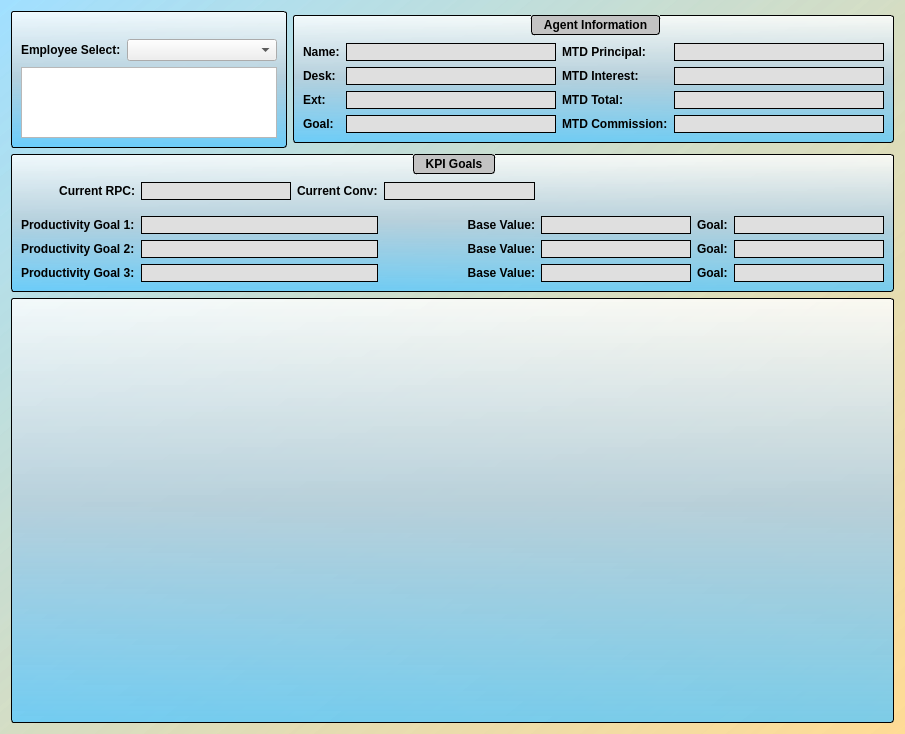
<?xml version="1.0" encoding="UTF-8"?>
<ui version="4.0">
 <class>agentDetailsMain</class>
 <widget class="QDialog" name="agentDetailsMain">
  <property name="geometry">
   <rect>
    <x>0</x>
    <y>0</y>
    <width>905</width>
    <height>734</height>
   </rect>
  </property>
  <property name="windowTitle">
   <string>Agent Details</string>
  </property>
  <property name="windowIcon">
   <iconset>
    <normaloff>Meduit_logo.ico</normaloff>Meduit_logo.ico</iconset>
  </property>
  <property name="styleSheet">
   <string notr="true">QDialog{
	background-color: qlineargradient(spread:pad, x1:1, y1:1, x2:0, y2:0.011, stop:0 rgba(255, 218, 144, 200), stop:1 rgba(129, 213, 255, 126));
}
QWidget{
	font: 11pt &quot;Corbel&quot;;
	font-weight: bold;
}
QGroupBox{
	background-color: qlineargradient(spread:pad, x1:0.5, y1:0, x2:0.5, y2:1, stop:0 rgba(255, 255, 255, 209), stop:0.485876 rgba(181, 207, 220, 239), stop:1 rgba(85, 199, 255, 196));
	border: 1px solid black;
	border-radius: 3px;
	margin-top: 1ex;
	padding-top: 18;
	font: 11pt &quot;Corbel&quot;;
	font-weight: bold;
}
QGroupBox::title{
	background-color: rgb(195, 195, 195);
	border: 1px solid black;
	border-radius: 3px;
	padding: 2 10px;
	subcontrol-origin: margin;
	subcontrol-position: top;
	font: 11pt &quot;Corbel&quot;;
	font-weight: bold;
}
QLineEdit{
	background-color: rgb(223, 223, 223);
	border: 1px solid black;
	font: 10pt &quot;MS Shell Dlg 2&quot;;
}
QTextEdit{
	font: 12pt &quot;Corbel&quot;;
}
QStatusBar{
	font: 10pt &quot;MS Shell Dlg 2&quot;;
}</string>
  </property>
  <layout class="QGridLayout" name="gridLayout_2">
   <item row="1" column="0" colspan="2">
    <widget class="QGroupBox" name="groupBox">
     <property name="sizePolicy">
      <sizepolicy hsizetype="Preferred" vsizetype="Maximum">
       <horstretch>0</horstretch>
       <verstretch>0</verstretch>
      </sizepolicy>
     </property>
     <property name="title">
      <string>KPI Goals</string>
     </property>
     <layout class="QGridLayout" name="gridLayout_3">
      <item row="3" column="4">
       <widget class="QLineEdit" name="agentBase1">
        <property name="sizePolicy">
         <sizepolicy hsizetype="Preferred" vsizetype="Fixed">
          <horstretch>0</horstretch>
          <verstretch>0</verstretch>
         </sizepolicy>
        </property>
        <property name="readOnly">
         <bool>true</bool>
        </property>
       </widget>
      </item>
      <item row="4" column="3">
       <widget class="QLabel" name="label_14">
        <property name="sizePolicy">
         <sizepolicy hsizetype="Preferred" vsizetype="Preferred">
          <horstretch>0</horstretch>
          <verstretch>0</verstretch>
         </sizepolicy>
        </property>
        <property name="text">
         <string>Base Value:</string>
        </property>
        <property name="alignment">
         <set>Qt::AlignRight|Qt::AlignTrailing|Qt::AlignVCenter</set>
        </property>
       </widget>
      </item>
      <item row="5" column="3">
       <widget class="QLabel" name="label_16">
        <property name="sizePolicy">
         <sizepolicy hsizetype="Preferred" vsizetype="Preferred">
          <horstretch>0</horstretch>
          <verstretch>0</verstretch>
         </sizepolicy>
        </property>
        <property name="text">
         <string>Base Value:</string>
        </property>
        <property name="alignment">
         <set>Qt::AlignRight|Qt::AlignTrailing|Qt::AlignVCenter</set>
        </property>
       </widget>
      </item>
      <item row="5" column="5">
       <widget class="QLabel" name="label_19">
        <property name="sizePolicy">
         <sizepolicy hsizetype="Maximum" vsizetype="Preferred">
          <horstretch>0</horstretch>
          <verstretch>0</verstretch>
         </sizepolicy>
        </property>
        <property name="text">
         <string>Goal:</string>
        </property>
       </widget>
      </item>
      <item row="0" column="0">
       <widget class="QLabel" name="label_9">
        <property name="sizePolicy">
         <sizepolicy hsizetype="Preferred" vsizetype="Preferred">
          <horstretch>0</horstretch>
          <verstretch>0</verstretch>
         </sizepolicy>
        </property>
        <property name="text">
         <string>Current RPC:</string>
        </property>
        <property name="alignment">
         <set>Qt::AlignRight|Qt::AlignTrailing|Qt::AlignVCenter</set>
        </property>
       </widget>
      </item>
      <item row="3" column="0">
       <widget class="QLabel" name="label_11">
        <property name="sizePolicy">
         <sizepolicy hsizetype="Maximum" vsizetype="Preferred">
          <horstretch>0</horstretch>
          <verstretch>0</verstretch>
         </sizepolicy>
        </property>
        <property name="text">
         <string>Productivity Goal 1:</string>
        </property>
       </widget>
      </item>
      <item row="5" column="1" colspan="2">
       <widget class="QLineEdit" name="agentDesc3">
        <property name="sizePolicy">
         <sizepolicy hsizetype="MinimumExpanding" vsizetype="Fixed">
          <horstretch>0</horstretch>
          <verstretch>0</verstretch>
         </sizepolicy>
        </property>
        <property name="readOnly">
         <bool>true</bool>
        </property>
       </widget>
      </item>
      <item row="3" column="6">
       <widget class="QLineEdit" name="agentGoal1">
        <property name="sizePolicy">
         <sizepolicy hsizetype="Preferred" vsizetype="Fixed">
          <horstretch>0</horstretch>
          <verstretch>0</verstretch>
         </sizepolicy>
        </property>
        <property name="readOnly">
         <bool>true</bool>
        </property>
       </widget>
      </item>
      <item row="3" column="3">
       <widget class="QLabel" name="label_15">
        <property name="sizePolicy">
         <sizepolicy hsizetype="Preferred" vsizetype="Preferred">
          <horstretch>0</horstretch>
          <verstretch>0</verstretch>
         </sizepolicy>
        </property>
        <property name="text">
         <string>Base Value:</string>
        </property>
        <property name="alignment">
         <set>Qt::AlignRight|Qt::AlignTrailing|Qt::AlignVCenter</set>
        </property>
       </widget>
      </item>
      <item row="5" column="6">
       <widget class="QLineEdit" name="agentGoal3">
        <property name="sizePolicy">
         <sizepolicy hsizetype="Preferred" vsizetype="Fixed">
          <horstretch>0</horstretch>
          <verstretch>0</verstretch>
         </sizepolicy>
        </property>
        <property name="readOnly">
         <bool>true</bool>
        </property>
       </widget>
      </item>
      <item row="3" column="5">
       <widget class="QLabel" name="label_17">
        <property name="sizePolicy">
         <sizepolicy hsizetype="Maximum" vsizetype="Preferred">
          <horstretch>0</horstretch>
          <verstretch>0</verstretch>
         </sizepolicy>
        </property>
        <property name="text">
         <string>Goal:</string>
        </property>
       </widget>
      </item>
      <item row="4" column="6">
       <widget class="QLineEdit" name="agentGoal2">
        <property name="sizePolicy">
         <sizepolicy hsizetype="Preferred" vsizetype="Fixed">
          <horstretch>0</horstretch>
          <verstretch>0</verstretch>
         </sizepolicy>
        </property>
        <property name="readOnly">
         <bool>true</bool>
        </property>
       </widget>
      </item>
      <item row="5" column="4">
       <widget class="QLineEdit" name="agentBase3">
        <property name="sizePolicy">
         <sizepolicy hsizetype="Preferred" vsizetype="Fixed">
          <horstretch>0</horstretch>
          <verstretch>0</verstretch>
         </sizepolicy>
        </property>
        <property name="readOnly">
         <bool>true</bool>
        </property>
       </widget>
      </item>
      <item row="0" column="3">
       <widget class="QLineEdit" name="agentConv">
        <property name="sizePolicy">
         <sizepolicy hsizetype="Preferred" vsizetype="Fixed">
          <horstretch>0</horstretch>
          <verstretch>0</verstretch>
         </sizepolicy>
        </property>
        <property name="readOnly">
         <bool>true</bool>
        </property>
       </widget>
      </item>
      <item row="0" column="2">
       <widget class="QLabel" name="label_10">
        <property name="sizePolicy">
         <sizepolicy hsizetype="Maximum" vsizetype="Preferred">
          <horstretch>0</horstretch>
          <verstretch>0</verstretch>
         </sizepolicy>
        </property>
        <property name="text">
         <string>Current Conv:</string>
        </property>
       </widget>
      </item>
      <item row="4" column="5">
       <widget class="QLabel" name="label_18">
        <property name="sizePolicy">
         <sizepolicy hsizetype="Maximum" vsizetype="Preferred">
          <horstretch>0</horstretch>
          <verstretch>0</verstretch>
         </sizepolicy>
        </property>
        <property name="text">
         <string>Goal:</string>
        </property>
       </widget>
      </item>
      <item row="3" column="1" colspan="2">
       <widget class="QLineEdit" name="agentDesc1">
        <property name="sizePolicy">
         <sizepolicy hsizetype="MinimumExpanding" vsizetype="Fixed">
          <horstretch>0</horstretch>
          <verstretch>0</verstretch>
         </sizepolicy>
        </property>
        <property name="readOnly">
         <bool>true</bool>
        </property>
       </widget>
      </item>
      <item row="5" column="0">
       <widget class="QLabel" name="label_13">
        <property name="sizePolicy">
         <sizepolicy hsizetype="Maximum" vsizetype="Preferred">
          <horstretch>0</horstretch>
          <verstretch>0</verstretch>
         </sizepolicy>
        </property>
        <property name="text">
         <string>Productivity Goal 3:</string>
        </property>
       </widget>
      </item>
      <item row="4" column="1" colspan="2">
       <widget class="QLineEdit" name="agentDesc2">
        <property name="sizePolicy">
         <sizepolicy hsizetype="MinimumExpanding" vsizetype="Fixed">
          <horstretch>0</horstretch>
          <verstretch>0</verstretch>
         </sizepolicy>
        </property>
        <property name="readOnly">
         <bool>true</bool>
        </property>
       </widget>
      </item>
      <item row="4" column="0">
       <widget class="QLabel" name="label_12">
        <property name="sizePolicy">
         <sizepolicy hsizetype="Maximum" vsizetype="Preferred">
          <horstretch>0</horstretch>
          <verstretch>0</verstretch>
         </sizepolicy>
        </property>
        <property name="text">
         <string>Productivity Goal 2:</string>
        </property>
       </widget>
      </item>
      <item row="4" column="4">
       <widget class="QLineEdit" name="agentBase2">
        <property name="sizePolicy">
         <sizepolicy hsizetype="Preferred" vsizetype="Fixed">
          <horstretch>0</horstretch>
          <verstretch>0</verstretch>
         </sizepolicy>
        </property>
        <property name="readOnly">
         <bool>true</bool>
        </property>
       </widget>
      </item>
      <item row="0" column="1">
       <widget class="QLineEdit" name="agentRPC">
        <property name="sizePolicy">
         <sizepolicy hsizetype="Preferred" vsizetype="Fixed">
          <horstretch>0</horstretch>
          <verstretch>0</verstretch>
         </sizepolicy>
        </property>
        <property name="readOnly">
         <bool>true</bool>
        </property>
       </widget>
      </item>
      <item row="1" column="0" rowspan="2" colspan="7">
       <spacer name="verticalSpacer">
        <property name="orientation">
         <enum>Qt::Vertical</enum>
        </property>
        <property name="sizeType">
         <enum>QSizePolicy::Fixed</enum>
        </property>
        <property name="sizeHint" stdset="0">
         <size>
          <width>0</width>
          <height>10</height>
         </size>
        </property>
       </spacer>
      </item>
     </layout>
    </widget>
   </item>
   <item row="0" column="1">
    <widget class="QGroupBox" name="agentDetails">
     <property name="sizePolicy">
      <sizepolicy hsizetype="Preferred" vsizetype="Maximum">
       <horstretch>0</horstretch>
       <verstretch>0</verstretch>
      </sizepolicy>
     </property>
     <property name="title">
      <string>Agent Information</string>
     </property>
     <layout class="QGridLayout" name="gridLayout">
      <item row="2" column="1">
       <widget class="QLineEdit" name="agentDesk">
        <property name="sizePolicy">
         <sizepolicy hsizetype="MinimumExpanding" vsizetype="Fixed">
          <horstretch>0</horstretch>
          <verstretch>0</verstretch>
         </sizepolicy>
        </property>
        <property name="readOnly">
         <bool>true</bool>
        </property>
       </widget>
      </item>
      <item row="4" column="2">
       <widget class="QLabel" name="label_7">
        <property name="sizePolicy">
         <sizepolicy hsizetype="Maximum" vsizetype="Preferred">
          <horstretch>0</horstretch>
          <verstretch>0</verstretch>
         </sizepolicy>
        </property>
        <property name="text">
         <string>MTD Commission:</string>
        </property>
       </widget>
      </item>
      <item row="3" column="2">
       <widget class="QLabel" name="label_6">
        <property name="sizePolicy">
         <sizepolicy hsizetype="Maximum" vsizetype="Preferred">
          <horstretch>0</horstretch>
          <verstretch>0</verstretch>
         </sizepolicy>
        </property>
        <property name="text">
         <string>MTD Total:</string>
        </property>
       </widget>
      </item>
      <item row="0" column="0">
       <widget class="QLabel" name="label">
        <property name="sizePolicy">
         <sizepolicy hsizetype="Maximum" vsizetype="Preferred">
          <horstretch>0</horstretch>
          <verstretch>0</verstretch>
         </sizepolicy>
        </property>
        <property name="text">
         <string>Name:</string>
        </property>
       </widget>
      </item>
      <item row="3" column="1">
       <widget class="QLineEdit" name="agentExt">
        <property name="sizePolicy">
         <sizepolicy hsizetype="MinimumExpanding" vsizetype="Fixed">
          <horstretch>0</horstretch>
          <verstretch>0</verstretch>
         </sizepolicy>
        </property>
        <property name="readOnly">
         <bool>true</bool>
        </property>
       </widget>
      </item>
      <item row="3" column="0">
       <widget class="QLabel" name="label_8">
        <property name="sizePolicy">
         <sizepolicy hsizetype="Maximum" vsizetype="Preferred">
          <horstretch>0</horstretch>
          <verstretch>0</verstretch>
         </sizepolicy>
        </property>
        <property name="text">
         <string>Ext:</string>
        </property>
       </widget>
      </item>
      <item row="0" column="1">
       <widget class="QLineEdit" name="agentName">
        <property name="sizePolicy">
         <sizepolicy hsizetype="MinimumExpanding" vsizetype="Fixed">
          <horstretch>0</horstretch>
          <verstretch>0</verstretch>
         </sizepolicy>
        </property>
        <property name="readOnly">
         <bool>true</bool>
        </property>
       </widget>
      </item>
      <item row="3" column="4">
       <widget class="QLineEdit" name="agentTotal">
        <property name="sizePolicy">
         <sizepolicy hsizetype="MinimumExpanding" vsizetype="Fixed">
          <horstretch>0</horstretch>
          <verstretch>0</verstretch>
         </sizepolicy>
        </property>
        <property name="readOnly">
         <bool>true</bool>
        </property>
       </widget>
      </item>
      <item row="0" column="4">
       <widget class="QLineEdit" name="agentPrinc">
        <property name="sizePolicy">
         <sizepolicy hsizetype="MinimumExpanding" vsizetype="Fixed">
          <horstretch>0</horstretch>
          <verstretch>0</verstretch>
         </sizepolicy>
        </property>
        <property name="readOnly">
         <bool>true</bool>
        </property>
       </widget>
      </item>
      <item row="2" column="4">
       <widget class="QLineEdit" name="agentInt">
        <property name="sizePolicy">
         <sizepolicy hsizetype="MinimumExpanding" vsizetype="Fixed">
          <horstretch>0</horstretch>
          <verstretch>0</verstretch>
         </sizepolicy>
        </property>
        <property name="readOnly">
         <bool>true</bool>
        </property>
       </widget>
      </item>
      <item row="0" column="2">
       <widget class="QLabel" name="label_4">
        <property name="sizePolicy">
         <sizepolicy hsizetype="Maximum" vsizetype="Preferred">
          <horstretch>0</horstretch>
          <verstretch>0</verstretch>
         </sizepolicy>
        </property>
        <property name="text">
         <string>MTD Principal:</string>
        </property>
       </widget>
      </item>
      <item row="2" column="2">
       <widget class="QLabel" name="label_5">
        <property name="sizePolicy">
         <sizepolicy hsizetype="Maximum" vsizetype="Preferred">
          <horstretch>0</horstretch>
          <verstretch>0</verstretch>
         </sizepolicy>
        </property>
        <property name="text">
         <string>MTD Interest:</string>
        </property>
       </widget>
      </item>
      <item row="2" column="0">
       <widget class="QLabel" name="label_2">
        <property name="sizePolicy">
         <sizepolicy hsizetype="Maximum" vsizetype="Preferred">
          <horstretch>0</horstretch>
          <verstretch>0</verstretch>
         </sizepolicy>
        </property>
        <property name="text">
         <string>Desk:</string>
        </property>
       </widget>
      </item>
      <item row="4" column="0">
       <widget class="QLabel" name="label_3">
        <property name="sizePolicy">
         <sizepolicy hsizetype="Maximum" vsizetype="Preferred">
          <horstretch>0</horstretch>
          <verstretch>0</verstretch>
         </sizepolicy>
        </property>
        <property name="text">
         <string>Goal:</string>
        </property>
       </widget>
      </item>
      <item row="4" column="4">
       <widget class="QLineEdit" name="agentComm">
        <property name="sizePolicy">
         <sizepolicy hsizetype="MinimumExpanding" vsizetype="Fixed">
          <horstretch>0</horstretch>
          <verstretch>0</verstretch>
         </sizepolicy>
        </property>
        <property name="readOnly">
         <bool>true</bool>
        </property>
       </widget>
      </item>
      <item row="4" column="1">
       <widget class="QLineEdit" name="agentGoal">
        <property name="sizePolicy">
         <sizepolicy hsizetype="MinimumExpanding" vsizetype="Fixed">
          <horstretch>0</horstretch>
          <verstretch>0</verstretch>
         </sizepolicy>
        </property>
        <property name="readOnly">
         <bool>true</bool>
        </property>
       </widget>
      </item>
     </layout>
    </widget>
   </item>
   <item row="0" column="0">
    <widget class="QGroupBox" name="groupBox_2">
     <property name="sizePolicy">
      <sizepolicy hsizetype="Preferred" vsizetype="Maximum">
       <horstretch>0</horstretch>
       <verstretch>0</verstretch>
      </sizepolicy>
     </property>
     <property name="title">
      <string/>
     </property>
     <layout class="QGridLayout" name="gridLayout_4">
      <item row="0" column="2">
       <widget class="QComboBox" name="employeeSelect"/>
      </item>
      <item row="0" column="1">
       <widget class="QLabel" name="label_20">
        <property name="sizePolicy">
         <sizepolicy hsizetype="Maximum" vsizetype="Preferred">
          <horstretch>0</horstretch>
          <verstretch>0</verstretch>
         </sizepolicy>
        </property>
        <property name="text">
         <string>Employee Select:</string>
        </property>
       </widget>
      </item>
      <item row="1" column="1" colspan="2">
       <widget class="QTextBrowser" name="employeeMisc">
        <property name="sizePolicy">
         <sizepolicy hsizetype="MinimumExpanding" vsizetype="Preferred">
          <horstretch>0</horstretch>
          <verstretch>0</verstretch>
         </sizepolicy>
        </property>
        <property name="maximumSize">
         <size>
          <width>16777215</width>
          <height>71</height>
         </size>
        </property>
        <property name="html">
         <string>&lt;!DOCTYPE HTML PUBLIC &quot;-//W3C//DTD HTML 4.0//EN&quot; &quot;http://www.w3.org/TR/REC-html40/strict.dtd&quot;&gt;
&lt;html&gt;&lt;head&gt;&lt;meta name=&quot;qrichtext&quot; content=&quot;1&quot; /&gt;&lt;style type=&quot;text/css&quot;&gt;
p, li { white-space: pre-wrap; }
&lt;/style&gt;&lt;/head&gt;&lt;body style=&quot; font-family:'Corbel'; font-size:12pt; font-weight:400; font-style:normal;&quot;&gt;
&lt;p style=&quot;-qt-paragraph-type:empty; margin-top:0px; margin-bottom:0px; margin-left:0px; margin-right:0px; -qt-block-indent:0; text-indent:0px;&quot;&gt;&lt;br /&gt;&lt;/p&gt;&lt;/body&gt;&lt;/html&gt;</string>
        </property>
        <property name="openExternalLinks">
         <bool>true</bool>
        </property>
       </widget>
      </item>
     </layout>
    </widget>
   </item>
   <item row="2" column="0" colspan="2">
    <widget class="QGroupBox" name="graphsBox">
     <property name="title">
      <string/>
     </property>
     <layout class="QGridLayout" name="gridLayout_5">
      <item row="0" column="1">
       <widget class="QWidget" name="graphWidget_2" native="true"/>
      </item>
      <item row="0" column="0">
       <widget class="QWidget" name="graphWidget" native="true"/>
      </item>
      <item row="1" column="0">
       <widget class="QWidget" name="graphWidget_3" native="true"/>
      </item>
      <item row="1" column="1">
       <widget class="QWidget" name="graphWidget_4" native="true"/>
      </item>
     </layout>
    </widget>
   </item>
  </layout>
 </widget>
 <resources/>
 <connections/>
</ui>
